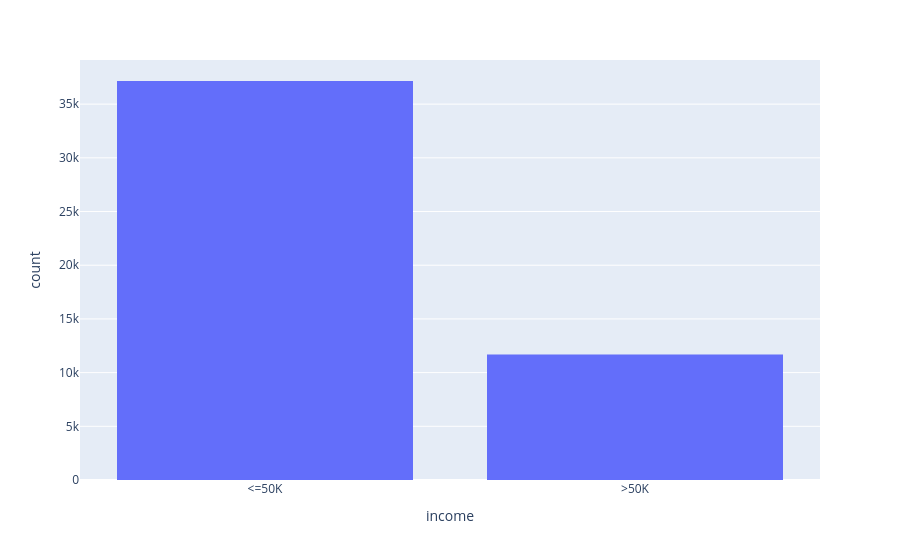

Notebook code for this chart:
### Markdown cell above
We visualize the distribution of the target variable in the training data.

### Code cell
y_df = pd.DataFrame(y)
y_df.columns = ["income"]

fig = px.histogram(y_df, x="income")
fig.show()

### Figure 1 — Plotly figure (JSON) as saved in the notebook; plotly's stock layout.template omitted (floating-point values rounded to 4 significant figures; data arrays with more than 128 entries replaced by an {"elided": "..."} marker saying what was removed)
{"data": [{"alignmentgroup": "True", "bingroup": "x", "hovertemplate": "income=%{x}<br>count=%{y}<extra></extra>", "legendgroup": "", "marker": {"color": "#636efa", "pattern": {"shape": ""}}, "name": "", "offsetgroup": "", "orientation": "v", "showlegend": false, "type": "histogram", "x": {"elided": "48842 str values"}, "xaxis": "x", "yaxis": "y"}], "layout": {"autosize": true, "barmode": "relative", "legend": {"tracegroupgap": 0}, "margin": {"t": 60}, "xaxis": {"anchor": "y", "autorange": true, "domain": [0, 1], "range": [-0.5, 1.5], "title": {"text": "income"}, "type": "category"}, "yaxis": {"anchor": "x", "autorange": true, "domain": [0, 1], "range": [0, 39110.0], "title": {"text": "count"}}}}
